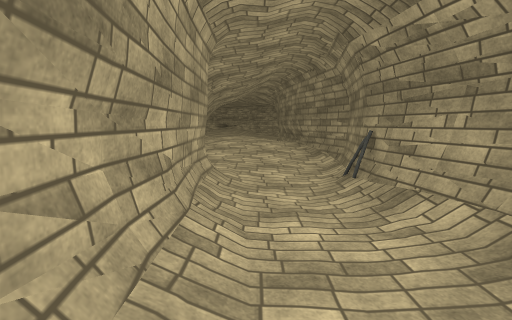
[1] (above)

12 first-person views from a walk through a scene from a Unity 3-D project. The camera is 1.5 m above the floor, tilts 8° down and sees 90° across. The floor is counted in squares, 1.25 m on a side. Each view is taken from the middle of a square. On the plan, view 1 faces up. The plan holds only what a view shows up to about 12 squares ahead; the rest is blank. The place goes on beyond the plan. The player character is not drawn. Some animated figures are left out. Some surface patterns are stand-ins.

[2]
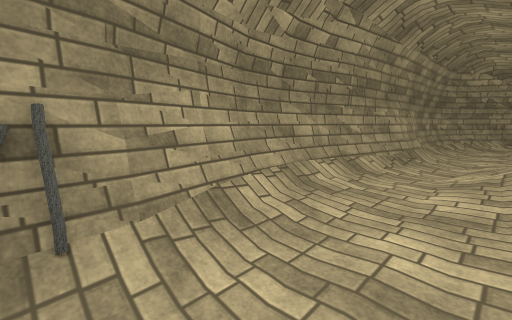

[3]
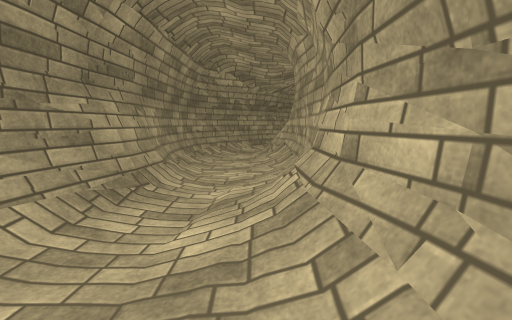

[4]
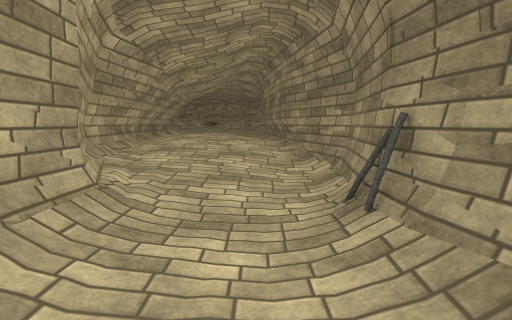

[5]
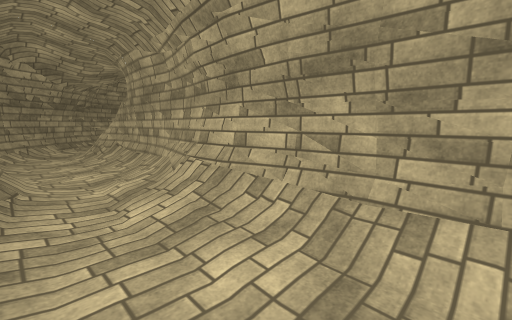

[6]
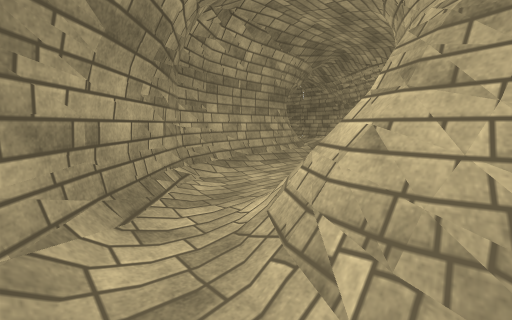

[7]
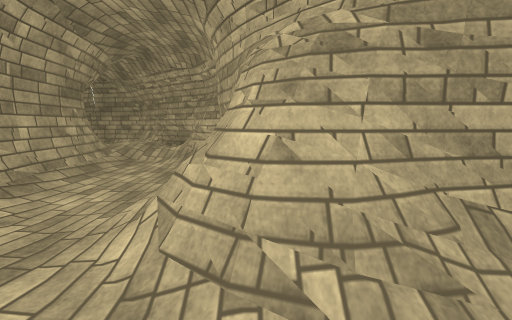

[8]
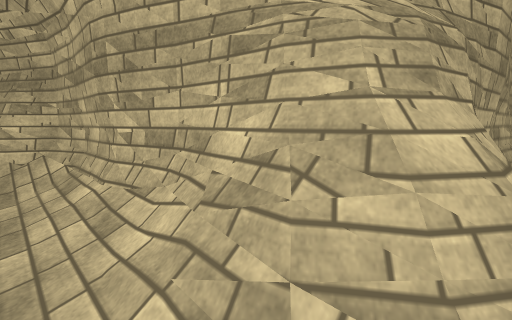

[9]
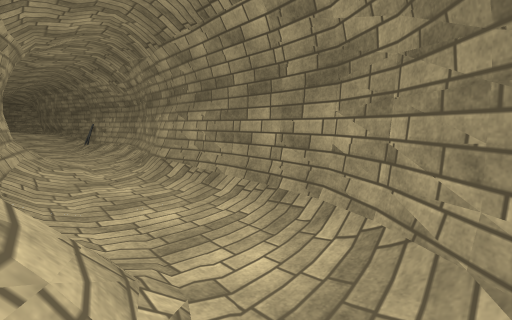

[10]
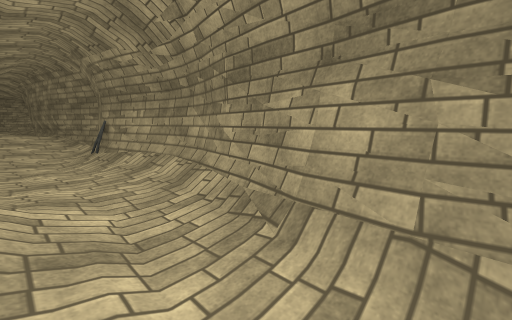

[11]
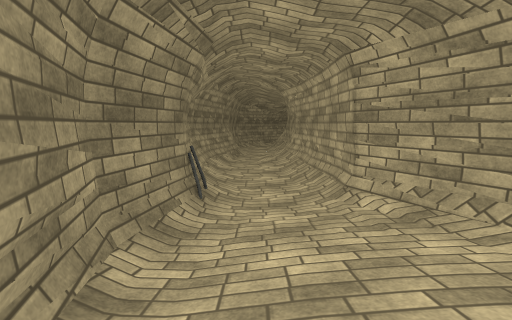

[12]
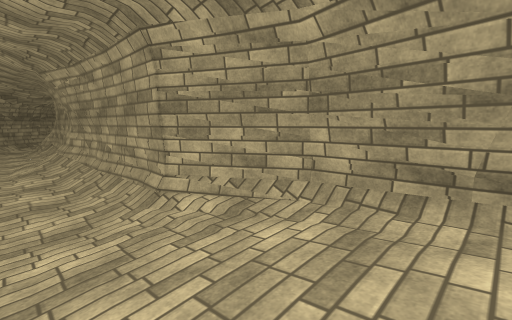

### Floor plan
Key: @ floor where view 1 was taken; # wall or solid block; . main floor; : floor 0.25 m higher than the main floor; - floor 0.25 m lower than the main floor; + floor 0.5 m higher than the main floor; * floor 0.75 m higher than the main floor; / step, stairs or slope; = window, fence, low wall or low ledge; O other object.
Columns run from 8 left of view 1 to 3 right of it. Each row starts with its distance up from view 1.
 12      #****#
 11      #***+#=
 10      #+++::#
  9      #+:::.#
  8      ##::..#
  7       #/../#
  6       ##.-O#
  5        #.-/#
  4        #--/#
  3        #...#
  2        #...#
  1        #...#
  0        #@..#
 -1        #/-/#
 -2        #/./#
 -3        #/.##
 -4        #.-##
 -5        #.-/#
 -6        #.-/#
 -7       ##.-/#
 -8       ##/-##
 -9     ###=./#
-10 #####O=/.##
-11 #/......##
-12 /------##
-13 /.///###
-14 O#####

Where each view was taken, in squares from view 1:
view 1: 0 up, 0 right, facing up
view 2: 6 up, 0 right, facing down-right
view 3: 2 up, 0 right, facing down
view 4: 3 up, 1 right, facing up
view 5: 3 up, 2 right, facing down-left
view 6: 8 down, 1 right, facing down-left
view 7: 9 down, 1 right, facing left
view 8: 11 down, 1 left, facing up-left
view 9: 10 down, 1 left, facing up-right
view 10: 4 down, 0 right, facing up-right
view 11: 12 up, 1 right, facing down
view 12: 11 up, 1 right, facing down-left
